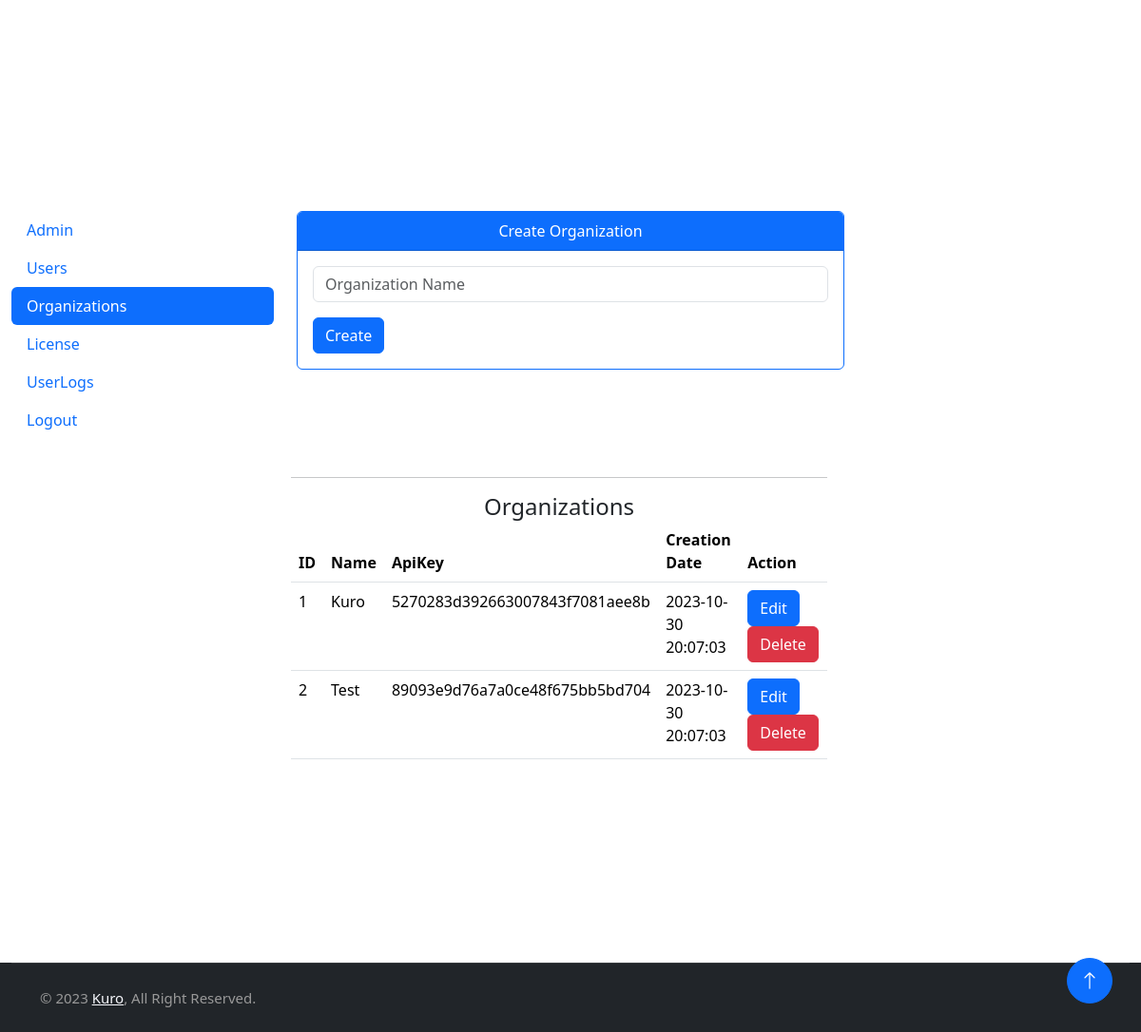
/admin/organizations (signed in), run on the app's committed database.
### tables this page shows
CREATE TABLE `organizations` (
  `orgId` INT AUTO_INCREMENT PRIMARY KEY,
  `orgName` VARCHAR(100) NOT NULL,
  `apiKey` VARCHAR(255) NOT NULL UNIQUE,
  `createdAt` TIMESTAMP DEFAULT CURRENT_TIMESTAMP
);

### router.php (called while the page is built, shortened)
<?php
class Router
{
	function any($route, $path_to_include){ $this->route($route, $path_to_include); }
	function route($route, $path_to_include)
	{
		$callback = $path_to_include;
		if( !is_callable($callback) ){
		  if(!strpos($path_to_include, '.php')){
			$path_to_include.='.php';
		  }
		}
		$request_url = filter_var($_SERVER['REQUEST_URI'], FILTER_SANITIZE_URL);
		$request_url = rtrim($request_url, '/');
		$request_url = strtok($request_url, '?');
		$route_parts = explode('/', $route);
		$request_url_parts = explode('/', $request_url);
		array_shift($route_parts);
		array_shift($request_url_parts);
		if( count($route_parts) != count($request_url_parts) ){ return; }
		$parameters = [];
		for( $__i__ = 0; $__i__ < count($route_parts); $__i__++ ){
		  $route_part = $route_parts[$__i__];
		  if( preg_match("/^[$]/", $route_part) ){
			$route_part = ltrim($route_part, '$');
			array_push($parameters, $request_url_parts[$__i__]);
			$$route_part=$request_url_parts[$__i__];
		  }
		  else if( $route_parts[$__i__] != $request_url_parts[$__i__] ){
			return;
		  }
		}
		include_once __DIR__."/$path_to_include";
		exit();
	}
}

### index.php (called while the page is built, shortened)
<?php
include 'router.php';
$router = new Router();
$router->any('/', 'views/index');
$router->any('/home', 'views/index');
$router->any('/login', 'views/login');
$router->any('/logout', 'views/logout');
$router->any('/admin/admin', 'views/admin/admin');
$router->any('/admin/users', 'views/admin/users');
$router->any('/admin/license', 'views/admin/license');
$router->any('/admin/organizations', 'views/admin/organizations');

### kuro/utils/session.php (called while the page is built, shortened)
<?php
class Session
{
    public static function Get(string $key)
    {
        return (isset($_SESSION[$key])) ? $_SESSION[$key] : false;
    }
    public static function isSuperAdmin(int $roleId): bool
    {
        return $roleId === 1;
    }
}

### kuro/controllers/org.php (called while the page is built, shortened)
<?php
require_once __DIR__.'/../models/org.model.php';
class Organzation extends OrgModel
{
    public function GetAllOrgs(): array
    {
        return $this->GetOrgs();
    }
}
$org = new Organzation();

### kuro/core/database.php (called while the page is built, shortened)
<?php
class Database
{
    protected mixed $statement;
    private string $dbHost = "localhost";
    private string $dbUser = "root";
    private string $dbPass = "";
    private string $dbName = "kuro";
    protected function connect()
    {
        try {
            $dsn = 'mysql:host='.$this->dbHost.';dbname='.$this->dbName;
            $this->pdo = new PDO($dsn, $this->dbUser, $this->dbPass, [PDO::MYSQL_ATTR_INIT_COMMAND =>"SET NAMES utf8;SET time_zone = 'Europe/Copenhagen'"]);
            $this->pdo->setAttribute(PDO::ATTR_DEFAULT_FETCH_MODE, PDO::FETCH_OBJ);
            return $this->pdo;
        } catch (PDOException $e) {
            print ("Error!: ".$e->getMessage()."<br/>");
            die();
        } finally {
        }
    }
    protected function prepare($sql)
    {
        $this->statement = $this->connect()->prepare($sql);
    }
    protected function fetchAll()
    {
        try {
            return $this->statement->fetchAll();
        } catch (Throwable $error) {
            print_r("Error: " . $error->getMessage());
        } finally {
            $this->pdo = NULL;
        }
    }
}

### kuro/models/org.model.php (called while the page is built, shortened)
<?php
require_once __DIR__.'/../core/database.php';
class OrgModel extends Database
{
    protected function GetOrgs()
    {
        $this->prepare(GETORGS);
        $this->statement->execute();
        return $this->fetchAll();
    }
}

### views/admin/organizations.php (the view, shortened to what this page needs)
<?php
require_once './kuro/controllers/org.php';
if(Session::Get('isSuperAdmin'))
{
    $getOrgData = $org->GetAllOrgs();
}else{
    $getOrgData = $org->GetOrganizationById((int)Session::Get('orgId'));
}
?>
<main class="container-fluid mt-5">
    <div class="testcontainer">
        <div class="row">
            <aside class="col-lg-3 col-xl-3">
                <nav class="nav flex-lg-column nav-pills mb-4">
                    <a class="nav-link" href="<?= (SITE_URL); ?>/admin/admin">Admin</a>
                    <a class="nav-link" href="<?= (SITE_URL); ?>/admin/users">Users</a>
                    <a class="nav-link active" href="<?= (SITE_URL); ?>/admin/organizations">Organizations</a>
                    <a class="nav-link" href="<?= (SITE_URL); ?>/admin/license">License</a>
                    <a class="nav-link" href="<?= (SITE_URL); ?>/admin/userlogs">UserLogs</a>
                    <a class="nav-link" href="<?= (SITE_URL); ?>/logout">Logout</a>
                </nav>
            </aside>
            <?php if (Session::isSuperAdmin(Session::Get('roleId'))) : ?>
            <div class="col-lg-6 col-xl-6">
                <div class="card border-primary mx-auto" style="max-width: 900px">
                    <div class="card-header bg-primary text-white text-center">
                        Create Organization
                    </div>
                    <div class="card-body">
                        <form method="POST">
                            <div class="mb-3">
                                <input type="text" class="form-control" placeholder="Organization Name" name="orgName"
                                    minlength="3" required>
                            </div>
                            <button class="btn btn-primary btn-block center" name="addOrg" id="submit" type="submit"
                                value="submit">
                                Create
                            </button>
                        </form>
                    </div>
                </div>
            </div>
            <div class="row">
                <div class="col-lg-3 col-xl-3"></div>
                <?php endif; ?>
                <div class="col-lg-6 col-xl-6">
                    <hr>
                    <h4 class="card-title text-center">Organizations</h4>
                    <table class="table table-hover">
                        <thead>
                            <tr>
                                <th scope="col">ID</th>
                                <th scope="col">Name</th>
                                <th scope="col">ApiKey</th>
                                <th scope="col">Creation Date</th>
                                <th scope="col">Action</th>
                            </tr>
                        </thead>
                        <tbody>
                            <?php foreach ($getOrgData as $orgs) : ?>
                            <tr>
                                <td scope="row"><?= $orgs->orgId; ?></td>
                                <td><?= Util::Print($orgs->orgName); ?></td>
                                <td><?= Util::Print($orgs->apiKey); ?></td>
                                <td><?= Util::Print($orgs->createdAt); ?></td>
                                <td>
                                    <button class="btn btn-primary editbtn" data-id="<?= $orgs->orgId; ?>"
                                        data-toggle="modal">Edit</button>
                                    <?php if (Session::isSuperAdmin(Session::Get('roleId'))) : ?>
                                    <button class="btn btn-danger deletebtn" data-id="<?= $orgs->orgId; ?>"
                                        data-toggle="modal">Delete</button>
                                    <?php endif; ?>
                                </td>
                            </tr>
                            <?php endforeach; ?>
                        </tbody>
                    </table>
                </div>
                <?php if (Session::isSuperAdmin(Session::Get('roleId'))) : ?>
            </div>
            <?php endif; ?>
        </div>
    </div>
</main>

### assets/css/style.css (style rules this page uses)
:root { --primary: #9575cd; --secondary: #6b8e23 ; --light: #F7F8FC; --dark: #111111; }
body { min-height: 100vh; display: flex; flex-direction: column; }
.btn { font-weight: 500; transition: .5s; }
.btn.btn-primary, .btn.btn-secondary, .btn.btn-outline-primary:hover, .btn.btn-outline-secondary:hover { color: #FFFFFF; }
.testcontainer { margin-top: 150px; margin-bottom: 150px; }

### data on the page
organizations: orgId "1", orgName "Kuro", apiKey "5270283d392663007843f7081aee8b", createdAt "2023-10-30 20:07:03"
organizations: orgId "2", orgName "Test", apiKey "89093e9d76a7a0ce48f675bb5bd704", createdAt "2023-10-30 20:07:03"
